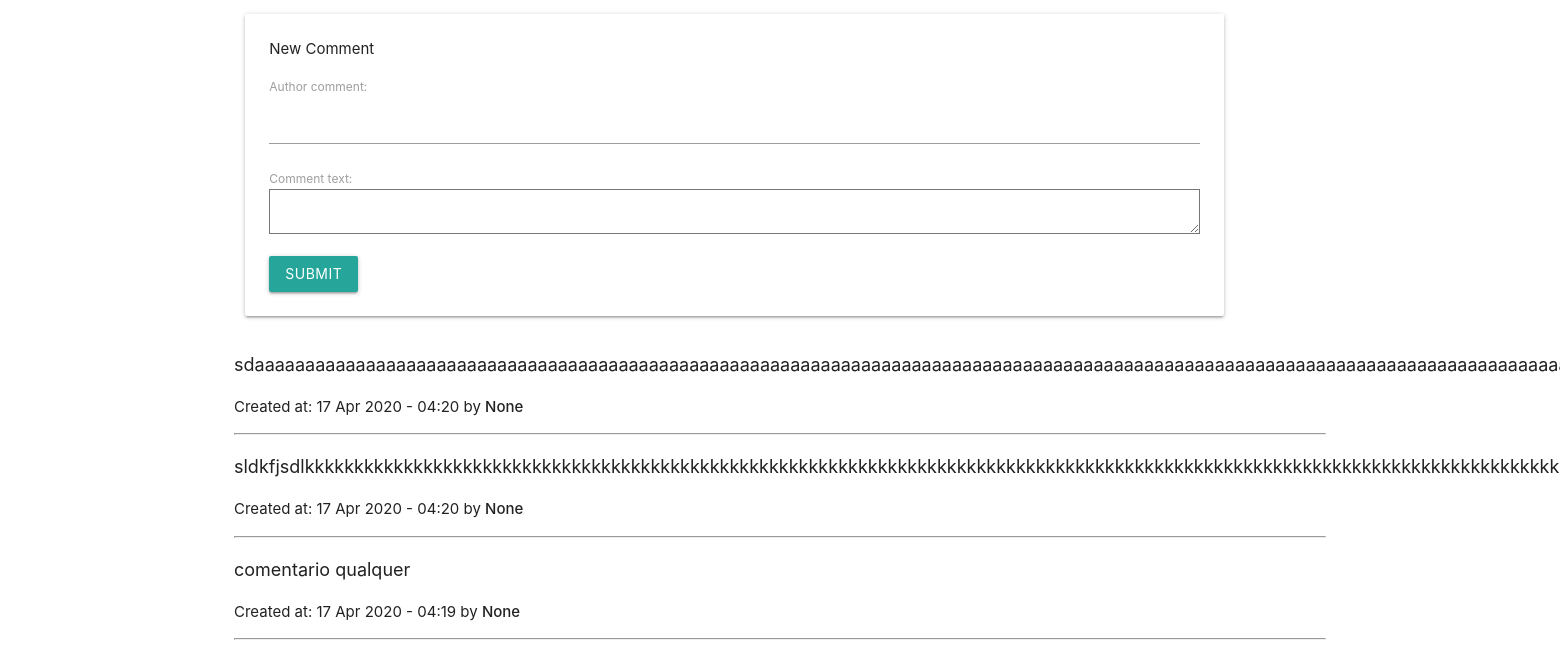
Page /detail/2 (lower part) on the earlier database version.
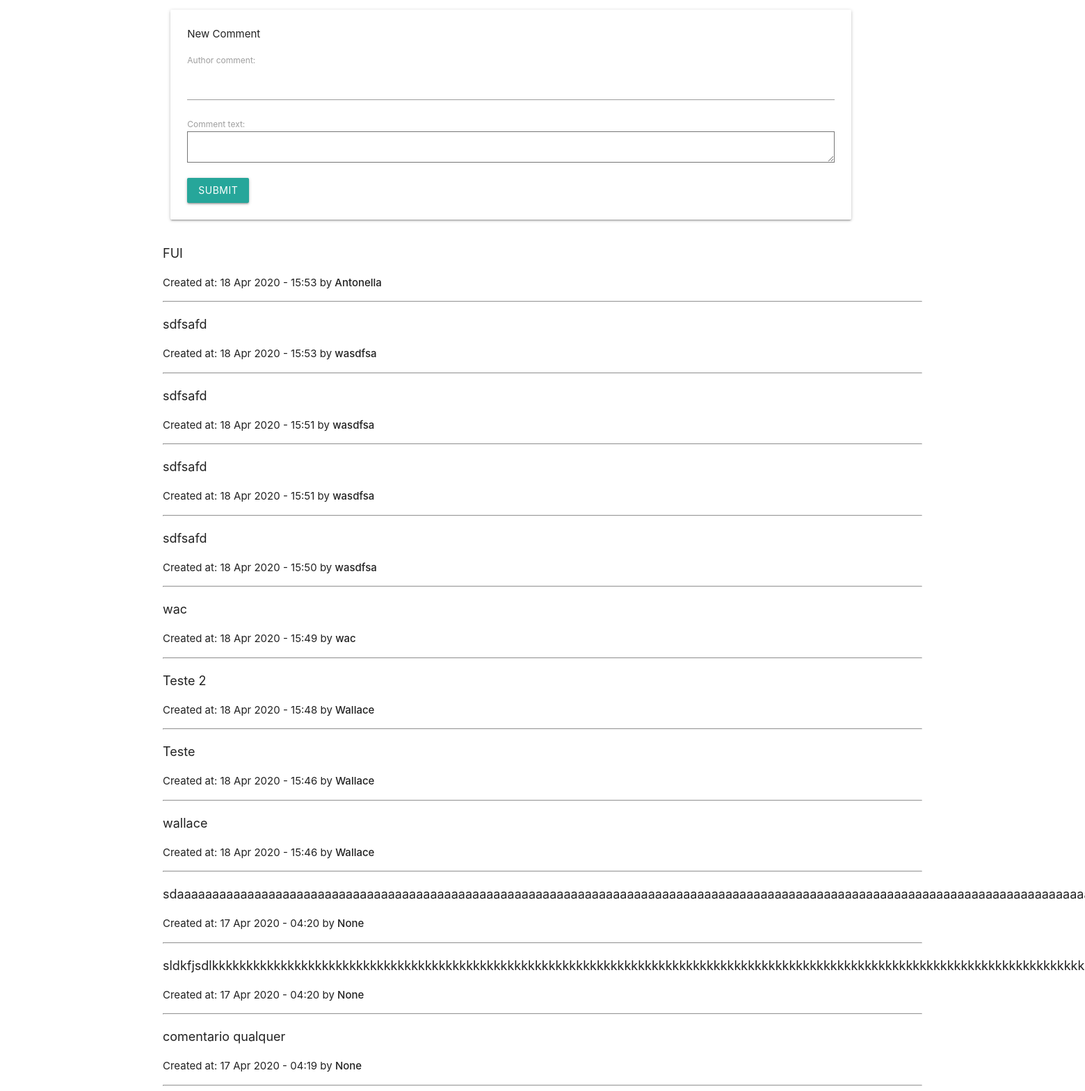
Same page on the later database version.
### core/models.py (models this page shows, shortened)
class Comment(models.Model):
    post = models.ForeignKey(Post, on_delete = models.CASCADE)
    author_comment = models.CharField(max_length = 250, null=True)
    comment_text = models.TextField()
    created_at = models.DateTimeField(auto_now_add=True)
    class Meta:
        ordering = ['-created_at']

### core/views.py (the view, shortened to what this page needs)
# urls.py: path('detail/<int:post_id>', views.post_detail, name='post_detail'),
def post_detail(request, post_id):
    post = Post.objects.get(id = post_id)
    comments = post.comment_set.all()
    form = CommentForm()
    context = {
        'post': post,
        'comments': comments,
        'form': form,
    }
    return render(request, 'core/detail.html', context)

### core/forms.py
class CommentForm(forms.ModelForm):
    class Meta:
        model = Comment
        fields = ['author_comment', 'comment_text']

### core/templates/core/detail.html (shortened to what this page needs)
{%extends 'base.html'%}
{% load static %}
{% block content %}
  <div class="row">
    <div class="col s12 m11">
      <div class="card-panel">
        <span class="card-title">New Comment</span>
        <form class="" action="" method="post">
          {{form.as_p}}
          <input class="btn" type="submit" name="" value="submit">
        </form>
      </div>
    </div>
  </div>
  <div class="">
    {% for comment in comments %}
      <p class="flow-text comment_text">{{comment.comment_text}}</p>
      <p class="">Created at: {{comment.created_at | date:"d M Y"}} - {{comment.created_at | time:"H:i"}} by <strong>{{comment.author_comment}}</strong></p>
      <hr>
    {% endfor %}
  </div>
{% endblock%}

### templates/base.html (shortened to what this page needs)
{% load static %}
<!DOCTYPE html>
<html lang="en" dir="ltr">
  <head>
    <link rel="stylesheet" href="{% static 'css/materialize.css'%}">
    <link rel="stylesheet" href="{% static 'css/styles.css' %}">
  </head>
  <body>
    <div class="container">
      {% block content %}
      {% endblock %}
    </div>
  </body>
</html>

### templates/navbar.html (shortened to what this page needs)
{% load static %}

### static/css/styles.css (style rules this page uses)
.comment_text { font-size: large; text-align: justify; }

Differences in the rows shown:
added Comment: comment_text "FUI", created_at "18 Apr 2020", created_at "15:53", author_comment "Antonella"
added Comment: comment_text "sdfsafd", created_at "18 Apr 2020", created_at "15:53", author_comment "wasdfsa"
added Comment: comment_text "sdfsafd", created_at "18 Apr 2020", created_at "15:51", author_comment "wasdfsa"
added Comment: comment_text "sdfsafd", created_at "18 Apr 2020", created_at "15:51", author_comment "wasdfsa"
added Comment: comment_text "sdfsafd", created_at "18 Apr 2020", created_at "15:50", author_comment "wasdfsa"
added Comment: comment_text "wac", created_at "18 Apr 2020", created_at "15:49", author_comment "wac"
added Comment: comment_text "Teste 2", created_at "18 Apr 2020", created_at "15:48", author_comment "Wallace"
added Comment: comment_text "Teste", created_at "18 Apr 2020", created_at "15:46", author_comment "Wallace"
added Comment: comment_text "wallace", created_at "18 Apr 2020", created_at "15:46", author_comment "Wallace"
